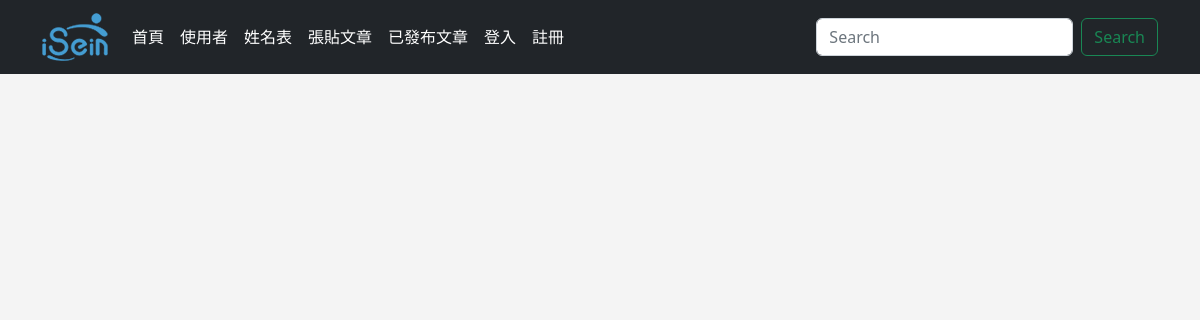
Page /posts on the earlier database version.
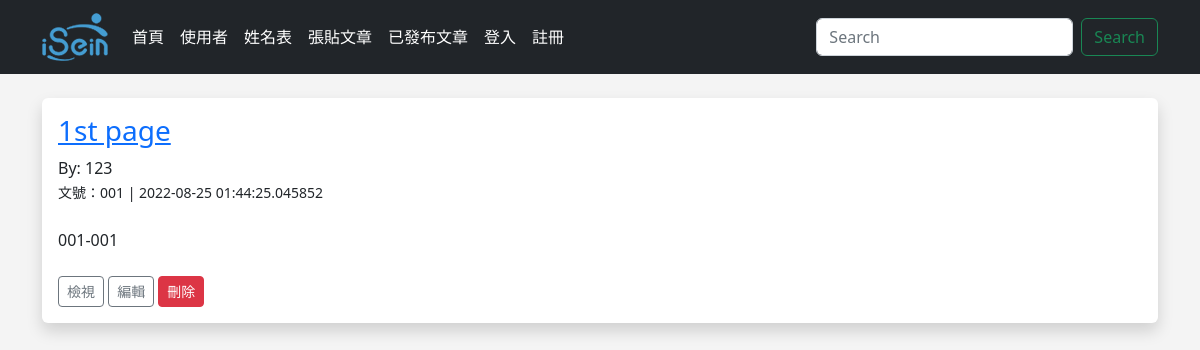
Same page on the later database version.
### app.py (models this page shows)
class Posts(db.Model):
    id = db.Column(db.Integer, primary_key=True)
    title = db.Column(db.String(255))
    content = db.Column(db.Text)
    author = db.Column(db.String(255))
    date_posted = db.Column(db.DateTime, default=datetime.utcnow)
    slug = db.Column(db.String(255))

### app.py (the view)
@app.route('/posts')
def posts():
    posts = Posts.query.order_by(Posts.date_posted)
    return render_template('posts.html', posts=posts)

### templates/posts.html (shortened to what this page needs)
{% extends 'base.html' %}
{% block content %}
    {% for post in posts %}
        <div class="shadow p-3 mb-5 bg-body rounded">
            <h3><a href="{{ url_for('post', id=post.id)}}">{{ post.title }}</a></h3>
            By: {{ post.author }}<br/>
            <small>文號：{{ post.slug }} | {{ post.date_posted }}</small><br/>
            <br/>
            {{ post.content }}<br/>
            <br/>
            <a href="{{ url_for('post', id=post.id)}}" class="btn btn-outline-secondary btn-sm">檢視</a>
            <a href="{{ url_for('edit_post', id=post.id)}}" class="btn btn-outline-secondary btn-sm">編輯</a>
            <a href="{{ url_for('delete_post', id=post.id)}}" class="btn btn-danger btn-sm">刪除</a>
            <br/>
        </div>
    {% endfor %}
{% endblock %}

### templates/base.html (shortened to what this page needs)
<!doctype html>
<html lang="en">
  <head>
    <link href="https://cdn.jsdelivr.net/npm/bootstrap@5.2.0/dist/css/bootstrap.min.css" rel="stylesheet">
    <link href="{{ url_for('static', filename='css/style.css') }}" rel="stylesheet">
  </head>
  <body>
    {% include 'navbar.html' %}
    <br/>
    <div class='container'>
      {% block content %}
      {% endblock %}
    </div>
  </body>
</html>

### templates/navbar.html (shortened to what this page needs)
<nav class="navbar navbar-expand-lg navbar-dark bg-dark">
    <div class="container">
      <a class="navbar-brand" href="{{ url_for('index') }}"><img src="static\images\16652396955207.png"></a>
      <div class="collapse navbar-collapse" id="navbarSupportedContent">
        <ul class="navbar-nav me-auto mb-2 mb-lg-0">
          <li class="nav-item">
            <a class="nav-link active" aria-current="page" href="{{ url_for('index') }}">首頁</a>
          </li>
          <li class="nav-item">
            <a class="nav-link active" aria-current="page" href="{{ url_for('user') }}">使用者</a>
          </li>
          <li class="nav-item">
            <a class="nav-link active" aria-current="page" href="{{ url_for('name') }}">姓名表</a>
          </li>
          <li class="nav-item">
            <a class="nav-link active" aria-current="page" href="{{ url_for('add_post') }}">張貼文章</a>
          </li>
          <li class="nav-item">
            <a class="nav-link active" aria-current="page" href="{{ url_for('posts') }}">已發布文章</a>
          </li>
          {% if current_user.is_authenticated %}
            <li class="nav-item">
              <a class="nav-link" href="{{ url_for('dashboard') }}">管理</a>
            </li>
            <li class="nav-item">
              <a class="nav-link" href="{{ url_for('logout') }}">登出</a>
            </li>
          {% else %}
            <li class="nav-item">
              <a class="nav-link active" aria-current="page" href="{{ url_for('login') }}">登入</a>
            </li>
            <li class="nav-item">
              <a class="nav-link active" aria-current="page" href="{{ url_for('add_user') }}">註冊</a>
            </li>
          {% endif %}
        </ul>
        <form class="d-flex" role="search">
          <input class="form-control me-2" type="search" placeholder="Search" aria-label="Search">
          <button class="btn btn-outline-success" type="submit">Search</button>
        </form>
      </div>
    </div>
</nav>

### static/css/style.css (style rules this page uses)
body { background: #f4f4f4f0; }

Differences in the rows shown:
added Posts: title "1st page", author "123", slug "001", date_posted "2022-08-25 01:44:25.045852", content "001-001"
